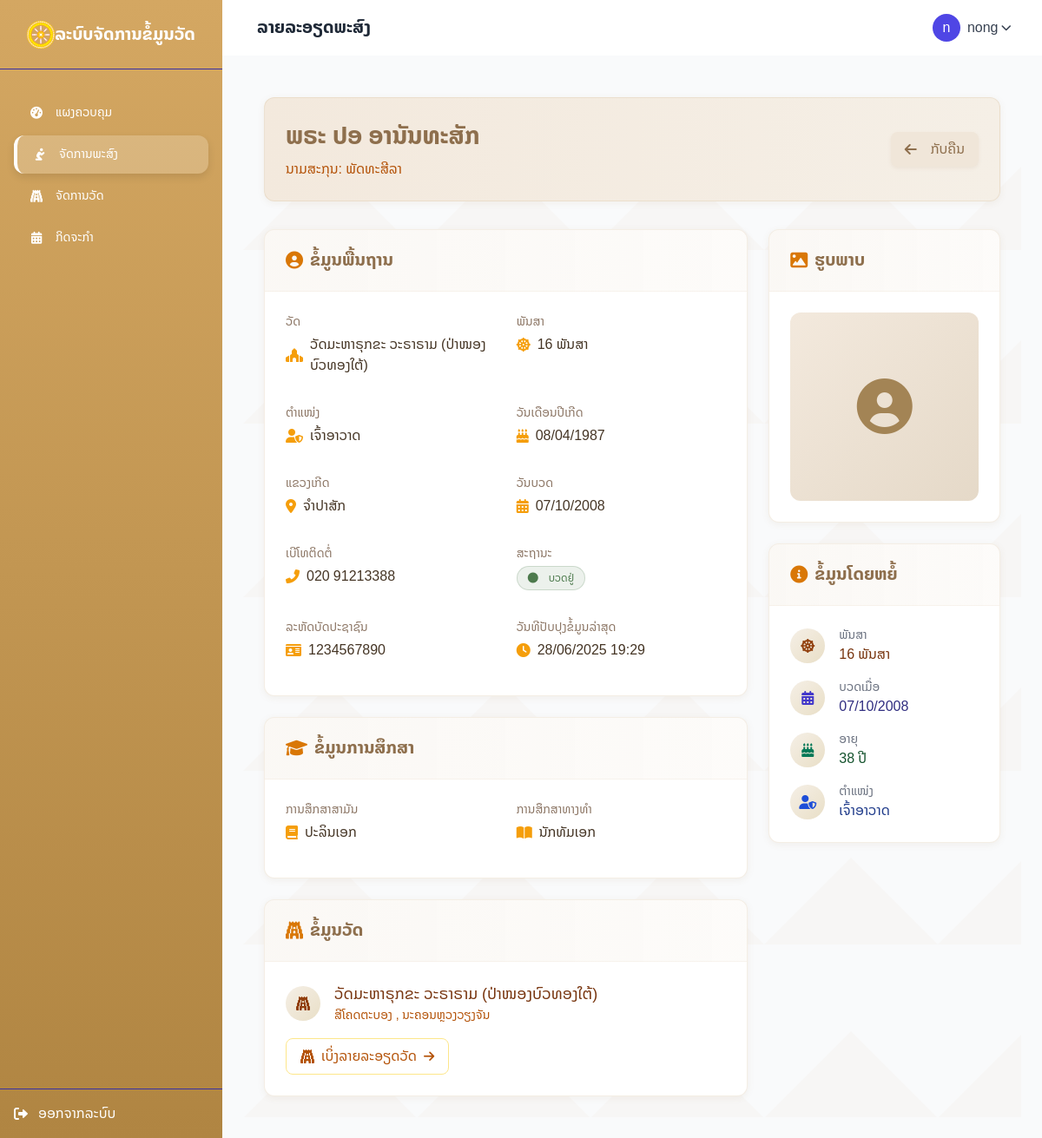
The page /monks/view.php?id=76 (signed in) on the database its author committed.
### tables this page shows
CREATE TABLE `monks` (
  `id` int(11) NOT NULL COMMENT 'ລະຫັດ',
  `id_card` varchar(20) DEFAULT NULL COMMENT 'เลขบัตรประชาชน',
  `prefix` enum('ພຣະ','ຄຸນແມ່ຂາວ','ສ.ນ','ສັງກະລີ') DEFAULT NULL,
  `name` varchar(255) NOT NULL COMMENT 'ຊື່ພຣະສົງ',
  `lay_name` varchar(255) DEFAULT NULL COMMENT 'ຊື່ຄົນທົ່ວໄປກ່ອນບວດ',
  `pansa` int(11) NOT NULL COMMENT 'ຈໍານວນພັນສາ',
  `birth_date` date DEFAULT NULL COMMENT 'ວັນເກີດ',
  `birth_province` varchar(100) DEFAULT NULL,
  `ordination_date` date DEFAULT NULL COMMENT 'ວັນບວດ',
  `education` varchar(255) DEFAULT NULL COMMENT 'ການສຶກສາທົ່ວໄປ',
  `dharma_education` varchar(255) DEFAULT NULL COMMENT 'ການສຶກສາທາງທຳມະ',
  `contact_number` varchar(50) DEFAULT NULL COMMENT 'ເບີໂທຕິດຕໍ່',
  `temple_id` int(11) NOT NULL COMMENT 'ວັດທີ່ສັງກັດ',
  `position` varchar(255) DEFAULT NULL COMMENT 'ຕໍາແໜ່ງໃນວັດ',
  `photo` varchar(255) DEFAULT 'uploads/monks/default.png' COMMENT 'ຮູບພາບ',
  `status` enum('active','inactive') NOT NULL DEFAULT 'active' COMMENT 'ສະຖານະ (ບວດຢູ່ / ສຶກແລ້ວ)',
  `created_at` datetime NOT NULL COMMENT 'ວັນທີ່ສ້າງ',
  `updated_at` datetime NOT NULL COMMENT 'ວັນທີ່ປັບປຸງຫຼ້າສຸດ',
  `resignation_date` date DEFAULT NULL COMMENT 'ວັນທີສິກ'
);

CREATE TABLE `temples` (
  `id` int(11) NOT NULL,
  `name` varchar(255) NOT NULL,
  `address` text DEFAULT NULL,
  `phone` varchar(50) DEFAULT NULL,
  `email` varchar(255) DEFAULT NULL,
  `website` varchar(255) DEFAULT NULL,
  `founding_date` date DEFAULT NULL,
  `abbot_name` varchar(255) DEFAULT NULL,
  `description` text DEFAULT NULL,
  `photo` varchar(255) DEFAULT NULL,
  `logo` varchar(255) DEFAULT NULL,
  `latitude` decimal(10,8) DEFAULT NULL,
  `longitude` decimal(11,8) DEFAULT NULL,
  `status` enum('active','inactive') DEFAULT 'active',
  `created_at` timestamp NOT NULL DEFAULT current_timestamp(),
  `updated_at` timestamp NOT NULL DEFAULT current_timestamp() ON UPDATE current_timestamp(),
  `province_id` int(11) DEFAULT NULL,
  `district_id` int(11) DEFAULT NULL
);

CREATE TABLE `districts` (
  `district_id` int(11) NOT NULL,
  `district_name` varchar(100) NOT NULL,
  `district_code` varchar(10) DEFAULT NULL,
  `province_id` int(11) NOT NULL,
  `created_at` timestamp NOT NULL DEFAULT current_timestamp(),
  `updated_at` timestamp NOT NULL DEFAULT current_timestamp() ON UPDATE current_timestamp()
);

CREATE TABLE `provinces` (
  `province_id` int(11) NOT NULL,
  `province_name` varchar(100) NOT NULL,
  `province_code` varchar(10) NOT NULL,
  `created_at` timestamp NOT NULL DEFAULT current_timestamp(),
  `updated_at` timestamp NOT NULL DEFAULT current_timestamp() ON UPDATE current_timestamp()
);

### config/base_url.php (called while the page is built, shortened)
<?php
$base_url = "http://localhost/temples/";
?>

### monks/view.php (the view, shortened to what this page needs)
<?php
require_once '../config/db.php';
require_once '../config/base_url.php';
require_once '../includes/header.php';
$monk_id = (int)$_GET['id'];
$stmt = $pdo->prepare("
    SELECT
        m.*,
        t.name as temple_name,
        d.district_name,
        p.province_name
    FROM monks m
    LEFT JOIN temples t ON m.temple_id = t.id
    LEFT JOIN districts d ON t.district_id = d.district_id
    LEFT JOIN provinces p ON t.province_id = p.province_id
    WHERE m.id = ?
");
$stmt->execute([$monk_id]);
$monk = $stmt->fetch();
?>
<link rel="stylesheet" href="<?= $base_url ?>assets/css/monk-style.css">
<div class="page-container bg-temple-pattern">
  <div class="view-header">
    <div>
      <h1 class="monk-title">
        <?= htmlspecialchars($monk['prefix']) ?> <?= htmlspecialchars($monk['name']) ?>
      </h1>
      <?php if (!empty($monk['lay_name'])): ?>
      <p class="text-amber-700">ນາມສະກຸນ: <?= htmlspecialchars($monk['lay_name']) ?></p>
      <?php endif; ?>
    </div>
    <div class="flex space-x-2">
      <a href="<?= $base_url ?>monks/" class="btn btn-back">
        <i class="fas fa-arrow-left mr-2"></i> ກັບຄືນ
      </a>
    </div>
  </div>
  <div class="grid grid-cols-1 lg:grid-cols-3 gap-6">
    <div class="lg:col-span-2 space-y-6">
      <div class="info-card">
        <div class="info-card-header">
          <h2 class="info-card-title">
            <i class="fas fa-user-circle text-amber-600"></i> ຂໍ້ມູນພື້ນຖານ
          </h2>
        </div>
        <div class="info-card-body">
          <div class="grid grid-cols-1 md:grid-cols-2 gap-y-4 gap-x-6 info-grid">
            <div>
              <span class="info-label">ວັດ</span>
              <p class="info-value flex items-center">
                <i class="fas fa-place-of-worship text-amber-500 mr-2"></i>
                <?= htmlspecialchars($monk['temple_name'] ?? '-') ?>
              </p>
            </div>
            <div>
              <span class="info-label">ພັນສາ</span>
              <p class="info-value flex items-center">
                <i class="fas fa-dharmachakra text-amber-500 mr-2"></i>
                <?php
                  if (!empty($monk['ordination_date'])) {
                  $ordination = new DateTime($monk['ordination_date']);
                  $now = new DateTime();
                  $years = $ordination->diff($now)->y;
                  echo $years . ' ພັນສາ';
                  } else {
                  echo htmlspecialchars($monk['pansa']) . ' ພັນສາ';
                  }
                  ?>
              </p>
            </div>
            <div>
              <span class="info-label">ຕຳແໜ່ງ</span>
              <p class="info-value flex items-center">
                <i class="fas fa-user-shield text-amber-500 mr-2"></i>
                <?= htmlspecialchars($monk['position'] ?? '-') ?>
              </p>
            </div>
            <div>
              <span class="info-label">ວັນເດືອນປີເກີດ</span>
              <p class="info-value flex items-center">
                <i class="fas fa-birthday-cake text-amber-500 mr-2"></i>
                <?= $monk['birth_date'] ? date('d/m/Y', strtotime($monk['birth_date'])) : '-' ?>
              </p>
            </div>
            <div>
                <span class="info-label">ແຂວງເກີດ</span>
                <p class="info-value flex items-center">
                    <i class="fas fa-map-marker-alt text-amber-500 mr-2"></i>
                    <?= htmlspecialchars($monk['birth_province'] ?? '-') ?>
                </p>
            </div>
            <div>
              <span class="info-label">ວັນບວດ</span>
              <p class="info-value flex items-center">
                <i class="fas fa-calendar-alt text-amber-500 mr-2"></i>
                <?= $monk['ordination_date'] ? date('d/m/Y', strtotime($monk['ordination_date'])) : '-' ?>
              </p>
            </div>
            <div>
              <span class="info-label">ເບີໂທຕິດຕໍ່</span>
              <p class="info-value flex items-center">
                <i class="fas fa-phone-alt text-amber-500 mr-2"></i>
                <?= htmlspecialchars($monk['contact_number'] ?? '-') ?>
              </p>
            </div>
            <div>
              <span class="info-label">ສະຖານະ</span>
              <p class="info-value">
                <?php if($monk['status'] === 'active'): ?>
                  <span class="status-badge status-active">
                    <i class="fas fa-circle text-xs mr-1"></i> ບວດຢູ່
                  </span>
                <?php else: ?>
                  <span class="status-badge status-inactive">
                    <i class="fas fa-circle text-xs mr-1"></i> ສິກແລ້ວ
                  </span>
                <?php endif; ?>
              </p>
            </div>
            <div>
              <span class="info-label">ລະຫັດບັດປະຊາຊົນ</span>
              <p class="info-value flex items-center">
                <i class="fas fa-id-card text-amber-500 mr-2"></i>
                 <?= htmlspecialchars($monk['id_card'] ?? '-') ?>
              </p>
            </div>
            <div>
              <span class="info-label">ວັນທີປັບປຸງຂໍ້ມູນລ່າສຸດ</span>
              <p class="info-value flex items-center">
                <i class="fas fa-clock text-amber-500 mr-2"></i>
                <?= date('d/m/Y H:i', strtotime($monk['updated_at'])) ?>
              </p>
            </div>
          </div>
        </div>
      </div>
      <div class="info-card">
        <div class="info-card-header">
          <h2 class="info-card-title">
            <i class="fas fa-graduation-cap text-amber-600"></i> ຂໍ້ມູນການສຶກສາ
          </h2>
        </div>
        <div class="info-card-body">
          <div class="grid grid-cols-1 md:grid-cols-2 gap-y-4 gap-x-6 info-grid">
            <div>
              <span class="info-label">ການສຶກສາສາມັນ</span>
              <p class="info-value flex items-center">
                <i class="fas fa-book text-amber-500 mr-2"></i>
                <?= htmlspecialchars($monk['education'] ?? '-') ?>
              </p>
            </div>
            <div>
              <span class="info-label">ການສຶກສາທາງທຳ</span>
              <p class="info-value flex items-center">
                <i class="fas fa-book-open text-amber-500 mr-2"></i>
                <?= htmlspecialchars($monk['dharma_education'] ?? '-') ?>
              </p>
            </div>
          </div>
        </div>
      </div>
      <div class="info-card">
        <div class="info-card-header">
          <h2 class="info-card-title">
            <i class="fas fa-gopuram text-amber-600"></i> ຂໍ້ມູນວັດ
          </h2>
        </div>
        <div class="info-card-body">
          <div class="flex items-center mb-4">
            <div class="icon-circle amber">
              <i class="fas fa-gopuram"></i>
            </div>
            <div>
              <h3 class="text-lg font-medium text-amber-900">
                <?= htmlspecialchars($monk['temple_name'] ?? 'ບໍ່ມີຂໍ້ມູນ') ?>
              </h3>
              <p class="text-sm text-amber-700">
                <?= htmlspecialchars($monk['district_name'] ?? '') ?>
                <?= !empty($monk['district_name']) && !empty($monk['province_name']) ? ', ' : '' ?>
                <?= htmlspecialchars($monk['province_name'] ?? '') ?>
              </p>
            </div>
          </div>
          <?php if (!empty($monk['temple_id'])): ?>
          <div class="mt-4">
            <a href="<?= $base_url ?>temples/view.php?id=<?= $monk['temple_id'] ?>"
               class="text-amber-700 hover:text-amber-900 inline-flex items-center
               border border-amber-200 hover:border-amber-300 px-4 py-2 rounded-lg transition">
              <i class="fas fa-gopuram mr-2"></i>
              <span>ເບິ່ງລາຍລະອຽດວັດ</span>
              <i class="fas fa-arrow-right ml-2 text-sm"></i>
            </a>
          </div>
          <?php endif; ?>
        </div>
      </div>
    </div>
    <div class="space-y-6 page-sidebar">
      <div class="info-card">
        <div class="info-card-header">
          <h2 class="info-card-title">
            <i class="fas fa-image text-amber-600"></i> ຮູບພາບ
          </h2>
        </div>
        <div class="info-card-body">
          <?php if (!empty($monk['photo']) && $monk['photo'] != 'uploads/monks/default.png'): ?>
            <div class="monk-image-container">
              <img src="<?= $base_url . $monk['photo'] ?>" alt="<?= htmlspecialchars($monk['name']) ?>" class="rounded-lg shadow-sm">
            </div>
          <?php else: ?>
            <div class="monk-image-placeholder">
              <i class="fas fa-user-circle"></i>
            </div>
          <?php endif; ?>
        </div>
      </div>
      <div class="info-card">
        <div class="info-card-header">
          <h2 class="info-card-title">
            <i class="fas fa-info-circle text-amber-600"></i> ຂໍ້ມູນໂດຍຫຍໍ້
          </h2>
        </div>
        <div class="info-card-body">
          <div class="space-y-4">
            <?php if (!empty($monk['pansa'])): ?>
            <div class="flex items-center">
              <div class="icon-circle amber">
                <i class="fas fa-dharmachakra"></i>
              </div>
              <div>
                <p class="text-sm text-gray-500">ພັນສາ</p>
                <p class="font-medium text-amber-900">
                  <?php
                  if (!empty($monk['ordination_date'])) {
                  $ordination = new DateTime($monk['ordination_date']);
                  $now = new DateTime();
                  $years = $ordination->diff($now)->y;
                  echo $years . ' ພັນສາ';
                  } else {
                  echo htmlspecialchars($monk['pansa']) . ' ພັນສາ';
                  }
                  ?>
                </p>
              </div>
            </div>
            <?php endif; ?>
            <?php if (!empty($monk['ordination_date'])): ?>
            <div class="flex items-center">
              <div class="icon-circle indigo">
                <i class="fas fa-calendar-alt"></i>
              </div>
              <div>
                <p class="text-sm text-gray-500">ບວດເມື່ອ</p>
                <p class="font-medium text-indigo-900"><?= date('d/m/Y', strtotime($monk['ordination_date'])) ?></p>
              </div>
            </div>
            <?php endif; ?>
            <?php if (!empty($monk['birth_date'])): ?>
            <div class="flex items-center">
              <div class="icon-circle green">
                <i class="fas fa-birthday-cake"></i>
              </div>
              <div>
                <p class="text-sm text-gray-500">ອາຍຸ</p>
                <p class="font-medium text-green-900">
                  <?php
                  $birth = new DateTime($monk['birth_date']);
                  $now = new DateTime();
                  $age = $birth->diff($now)->y;
                  echo $age . ' ປີ';
                  ?>
                </p>
              </div>
            </div>
            <?php endif; ?>
            <?php if (!empty($monk['position'])): ?>
            <div class="flex items-center">
              <div class="icon-circle blue">
                <i class="fas fa-user-shield"></i>
              </div>
              <div>
                <p class="text-sm text-gray-500">ຕຳແໜ່ງ</p>
                <p class="font-medium text-blue-900"><?= htmlspecialchars($monk['position']) ?></p>
              </div>
            </div>
            <?php endif; ?>
          </div>
        </div>
      </div>
    </div>
  </div>
</div>
<?php
require_once '../includes/footer.php';
?>

### rows shown on the page
monks: prefix "ພຣະ", name "ປອ ອານັນທະສັກ", lay_name "ພັດທະສີລາ", temple.name "ວັດມະຫາຣຸກຂະ ວະຣາຣາມ (ປ່າໜອງບົວທອງໃຕ້)", position "ເຈົ້າອາວາດ", birth_date "08/04/1987", birth_province "ຈໍາປາສັກ", ordination_date "07/10/2008", contact_number "020 91213388", id_card "1234567890", updated_at "28/06/2025 19:29", education "ປະລິນເອກ", dharma_education "ນັກທັມເອກ", districts.district_name "ສີໂຄດຕະບອງ", provinces.province_name "ນະຄອນຫຼວງວຽງຈັນ"

### other values the page prints
$page_title "ລາຍລະອຽດພະສົງ"
substr($_SESSION['user']['name'], 0, 1) "n"
$_SESSION['user']['name'] "nong"
